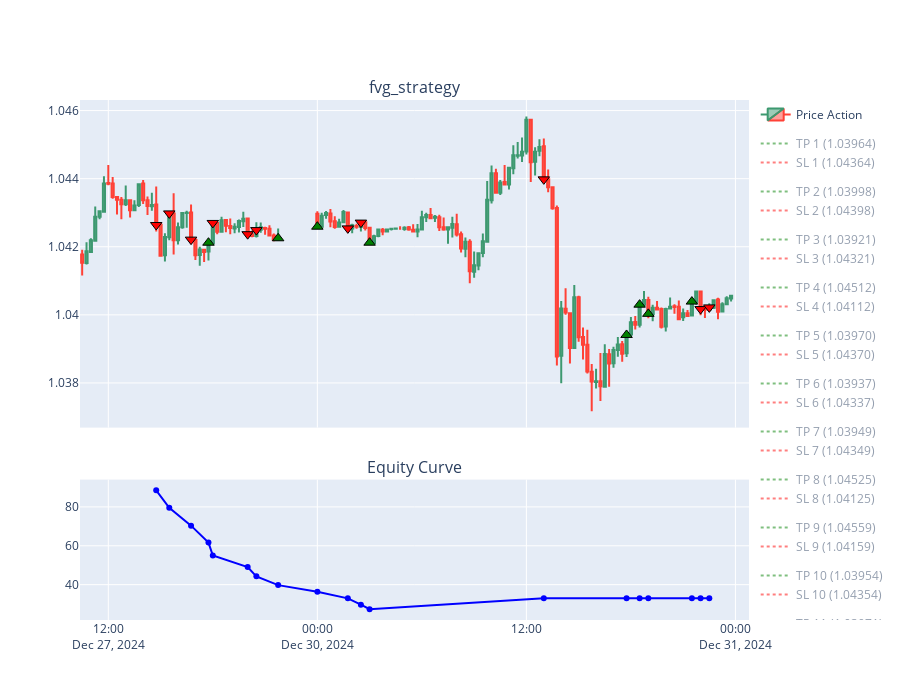

Notebook code cell kept with this figure:
### Code cell
fig

### Figure 1 — Plotly figure (JSON) as saved in the notebook; plotly's stock layout.template omitted (floating-point values rounded to 4 significant figures; data arrays with more than 128 entries replaced by an {"elided": "..."} marker saying what was removed)
{"data": [{"close": {"elided": "150 float values"}, "high": {"elided": "150 float values"}, "low": {"elided": "150 float values"}, "name": "Price Action", "open": {"elided": "150 float values"}, "type": "candlestick", "x": {"elided": "150 str values"}, "xaxis": "x", "yaxis": "y"}, {"hoverinfo": "text", "marker": {"color": "red", "line": {"color": "black", "width": 1}, "size": 10, "symbol": "triangle-down"}, "mode": "markers", "name": "Short Entry", "showlegend": false, "text": "Short 1 entry at 1.04264\nTP: 1.03964\nSL: 1.04364", "type": "scatter", "x": ["2024-12-27 14:45:00"], "xaxis": "x", "y": [1.043], "yaxis": "y"}, {"legendgroup": "trade_0", "line": {"color": "green", "dash": "dot", "width": 2}, "mode": "lines", "name": "TP 1 (1.03964)", "showlegend": true, "type": "scatter", "visible": "legendonly", "x": ["2024-12-27 10:30:00", "2024-12-30 23:45:00"], "xaxis": "x", "y": [1.04, 1.04], "yaxis": "y"}, {"legendgroup": "trade_0", "line": {"color": "red", "dash": "dot", "width": 2}, "mode": "lines", "name": "SL 1 (1.04364)", "showlegend": true, "type": "scatter", "visible": "legendonly", "x": ["2024-12-27 10:30:00", "2024-12-30 23:45:00"], "xaxis": "x", "y": [1.044, 1.044], "yaxis": "y"}, {"hoverinfo": "text", "marker": {"color": "red", "line": {"color": "black", "width": 1}, "size": 10, "symbol": "triangle-down"}, "mode": "markers", "name": "Short Entry", "showlegend": false, "text": "Short 2 entry at 1.04298\nTP: 1.03998\nSL: 1.04398", "type": "scatter", "x": ["2024-12-27 15:30:00"], "xaxis": "x", "y": [1.043], "yaxis": "y"}, {"legendgroup": "trade_1", "line": {"color": "green", "dash": "dot", "width": 2}, "mode": "lines", "name": "TP 2 (1.03998)", "showlegend": true, "type": "scatter", "visible": "legendonly", "x": ["2024-12-27 10:30:00", "2024-12-30 23:45:00"], "xaxis": "x", "y": [1.04, 1.04], "yaxis": "y"}, {"legendgroup": "trade_1", "line": {"color": "red", "dash": "dot", "width": 2}, "mode": "lines", "name": "SL 2 (1.04398)", "showlegend": true, "type": "scatter", "visible": "legendonly", "x": ["2024-12-27 10:30:00", "2024-12-30 23:45:00"], "xaxis": "x", "y": [1.044, 1.044], "yaxis": "y"}, {"hoverinfo": "text", "marker": {"color": "red", "line": {"color": "black", "width": 1}, "size": 10, "symbol": "triangle-down"}, "mode": "markers", "name": "Short Entry", "showlegend": false, "text": "Short 3 entry at 1.04221\nTP: 1.03921\nSL: 1.04321", "type": "scatter", "x": ["2024-12-27 16:45:00"], "xaxis": "x", "y": [1.042], "yaxis": "y"}, {"legendgroup": "trade_2", "line": {"color": "green", "dash": "dot", "width": 2}, "mode": "lines", "name": "TP 3 (1.03921)", "showlegend": true, "type": "scatter", "visible": "legendonly", "x": ["2024-12-27 10:30:00", "2024-12-30 23:45:00"], "xaxis": "x", "y": [1.039, 1.039], "yaxis": "y"}, {"legendgroup": "trade_2", "line": {"color": "red", "dash": "dot", "width": 2}, "mode": "lines", "name": "SL 3 (1.04321)", "showlegend": true, "type": "scatter", "visible": "legendonly", "x": ["2024-12-27 10:30:00", "2024-12-30 23:45:00"], "xaxis": "x", "y": [1.043, 1.043], "yaxis": "y"}, {"hoverinfo": "text", "marker": {"color": "green", "line": {"color": "black", "width": 1}, "size": 10, "symbol": "triangle-up"}, "mode": "markers", "name": "Long Entry", "showlegend": false, "text": "Long 4 entry at 1.04212\nTP: 1.04512\nSL: 1.04112", "type": "scatter", "x": ["2024-12-27 17:45:00"], "xaxis": "x", "y": [1.042], "yaxis": "y"}, {"legendgroup": "trade_3", "line": {"color": "green", "dash": "dot", "width": 2}, "mode": "lines", "name": "TP 4 (1.04512)", "showlegend": true, "type": "scatter", "visible": "legendonly", "x": ["2024-12-27 10:30:00", "2024-12-30 23:45:00"], "xaxis": "x", "y": [1.045, 1.045], "yaxis": "y"}, {"legendgroup": "trade_3", "line": {"color": "red", "dash": "dot", "width": 2}, "mode": "lines", "name": "SL 4 (1.04112)", "showlegend": true, "type": "scatter", "visible": "legendonly", "x": ["2024-12-27 10:30:00", "2024-12-30 23:45:00"], "xaxis": "x", "y": [1.041, 1.041], "yaxis": "y"}, {"hoverinfo": "text", "marker": {"color": "red", "line": {"color": "black", "width": 1}, "size": 10, "symbol": "triangle-down"}, "mode": "markers", "name": "Short Entry", "showlegend": false, "text": "Short 5 entry at 1.04270\nTP: 1.03970\nSL: 1.04370", "type": "scatter", "x": ["2024-12-27 18:00:00"], "xaxis": "x", "y": [1.043], "yaxis": "y"}, {"legendgroup": "trade_4", "line": {"color": "green", "dash": "dot", "width": 2}, "mode": "lines", "name": "TP 5 (1.03970)", "showlegend": true, "type": "scatter", "visible": "legendonly", "x": ["2024-12-27 10:30:00", "2024-12-30 23:45:00"], "xaxis": "x", "y": [1.04, 1.04], "yaxis": "y"}, {"legendgroup": "trade_4", "line": {"color": "red", "dash": "dot", "width": 2}, "mode": "lines", "name": "SL 5 (1.04370)", "showlegend": true, "type": "scatter", "visible": "legendonly", "x": ["2024-12-27 10:30:00", "2024-12-30 23:45:00"], "xaxis": "x", "y": [1.044, 1.044], "yaxis": "y"}, {"hoverinfo": "text", "marker": {"color": "red", "line": {"color": "black", "width": 1}, "size": 10, "symbol": "triangle-down"}, "mode": "markers", "name": "Short Entry", "showlegend": false, "text": "Short 6 entry at 1.04237\nTP: 1.03937\nSL: 1.04337", "type": "scatter", "x": ["2024-12-27 20:00:00"], "xaxis": "x", "y": [1.042], "yaxis": "y"}, {"legendgroup": "trade_5", "line": {"color": "green", "dash": "dot", "width": 2}, "mode": "lines", "name": "TP 6 (1.03937)", "showlegend": true, "type": "scatter", "visible": "legendonly", "x": ["2024-12-27 10:30:00", "2024-12-30 23:45:00"], "xaxis": "x", "y": [1.039, 1.039], "yaxis": "y"}, {"legendgroup": "trade_5", "line": {"color": "red", "dash": "dot", "width": 2}, "mode": "lines", "name": "SL 6 (1.04337)", "showlegend": true, "type": "scatter", "visible": "legendonly", "x": ["2024-12-27 10:30:00", "2024-12-30 23:45:00"], "xaxis": "x", "y": [1.043, 1.043], "yaxis": "y"}, {"hoverinfo": "text", "marker": {"color": "red", "line": {"color": "black", "width": 1}, "size": 10, "symbol": "triangle-down"}, "mode": "markers", "name": "Short Entry", "showlegend": false, "text": "Short 7 entry at 1.04249\nTP: 1.03949\nSL: 1.04349", "type": "scatter", "x": ["2024-12-27 20:30:00"], "xaxis": "x", "y": [1.042], "yaxis": "y"}, {"legendgroup": "trade_6", "line": {"color": "green", "dash": "dot", "width": 2}, "mode": "lines", "name": "TP 7 (1.03949)", "showlegend": true, "type": "scatter", "visible": "legendonly", "x": ["2024-12-27 10:30:00", "2024-12-30 23:45:00"], "xaxis": "x", "y": [1.039, 1.039], "yaxis": "y"}, {"legendgroup": "trade_6", "line": {"color": "red", "dash": "dot", "width": 2}, "mode": "lines", "name": "SL 7 (1.04349)", "showlegend": true, "type": "scatter", "visible": "legendonly", "x": ["2024-12-27 10:30:00", "2024-12-30 23:45:00"], "xaxis": "x", "y": [1.043, 1.043], "yaxis": "y"}, {"hoverinfo": "text", "marker": {"color": "green", "line": {"color": "black", "width": 1}, "size": 10, "symbol": "triangle-up"}, "mode": "markers", "name": "Long Entry", "showlegend": false, "text": "Long 8 entry at 1.04225\nTP: 1.04525\nSL: 1.04125", "type": "scatter", "x": ["2024-12-27 21:45:00"], "xaxis": "x", "y": [1.042], "yaxis": "y"}, {"legendgroup": "trade_7", "line": {"color": "green", "dash": "dot", "width": 2}, "mode": "lines", "name": "TP 8 (1.04525)", "showlegend": true, "type": "scatter", "visible": "legendonly", "x": ["2024-12-27 10:30:00", "2024-12-30 23:45:00"], "xaxis": "x", "y": [1.045, 1.045], "yaxis": "y"}, {"legendgroup": "trade_7", "line": {"color": "red", "dash": "dot", "width": 2}, "mode": "lines", "name": "SL 8 (1.04125)", "showlegend": true, "type": "scatter", "visible": "legendonly", "x": ["2024-12-27 10:30:00", "2024-12-30 23:45:00"], "xaxis": "x", "y": [1.041, 1.041], "yaxis": "y"}, {"hoverinfo": "text", "marker": {"color": "green", "line": {"color": "black", "width": 1}, "size": 10, "symbol": "triangle-up"}, "mode": "markers", "name": "Long Entry", "showlegend": false, "text": "Long 9 entry at 1.04259\nTP: 1.04559\nSL: 1.04159", "type": "scatter", "x": ["2024-12-30 00:00:00"], "xaxis": "x", "y": [1.043], "yaxis": "y"}, {"legendgroup": "trade_8", "line": {"color": "green", "dash": "dot", "width": 2}, "mode": "lines", "name": "TP 9 (1.04559)", "showlegend": true, "type": "scatter", "visible": "legendonly", "x": ["2024-12-27 10:30:00", "2024-12-30 23:45:00"], "xaxis": "x", "y": [1.046, 1.046], "yaxis": "y"}, {"legendgroup": "trade_8", "line": {"color": "red", "dash": "dot", "width": 2}, "mode": "lines", "name": "SL 9 (1.04159)", "showlegend": true, "type": "scatter", "visible": "legendonly", "x": ["2024-12-27 10:30:00", "2024-12-30 23:45:00"], "xaxis": "x", "y": [1.042, 1.042], "yaxis": "y"}, {"hoverinfo": "text", "marker": {"color": "red", "line": {"color": "black", "width": 1}, "size": 10, "symbol": "triangle-down"}, "mode": "markers", "name": "Short Entry", "showlegend": false, "text": "Short 10 entry at 1.04254\nTP: 1.03954\nSL: 1.04354", "type": "scatter", "x": ["2024-12-30 01:45:00"], "xaxis": "x", "y": [1.043], "yaxis": "y"}, {"legendgroup": "trade_9", "line": {"color": "green", "dash": "dot", "width": 2}, "mode": "lines", "name": "TP 10 (1.03954)", "showlegend": true, "type": "scatter", "visible": "legendonly", "x": ["2024-12-27 10:30:00", "2024-12-30 23:45:00"], "xaxis": "x", "y": [1.04, 1.04], "yaxis": "y"}, {"legendgroup": "trade_9", "line": {"color": "red", "dash": "dot", "width": 2}, "mode": "lines", "name": "SL 10 (1.04354)", "showlegend": true, "type": "scatter", "visible": "legendonly", "x": ["2024-12-27 10:30:00", "2024-12-30 23:45:00"], "xaxis": "x", "y": [1.044, 1.044], "yaxis": "y"}, {"hoverinfo": "text", "marker": {"color": "red", "line": {"color": "black", "width": 1}, "size": 10, "symbol": "triangle-down"}, "mode": "markers", "name": "Short Entry", "showlegend": false, "text": "Short 11 entry at 1.04271\nTP: 1.03971\nSL: 1.04371", "type": "scatter", "x": ["2024-12-30 02:30:00"], "xaxis": "x", "y": [1.043], "yaxis": "y"}, {"legendgroup": "trade_10", "line": {"color": "green", "dash": "dot", "width": 2}, "mode": "lines", "name": "TP 11 (1.03971)", "showlegend": true, "type": "scatter", "visible": "legendonly", "x": ["2024-12-27 10:30:00", "2024-12-30 23:45:00"], "xaxis": "x", "y": [1.04, 1.04], "yaxis": "y"}, {"legendgroup": "trade_10", "line": {"color": "red", "dash": "dot", "width": 2}, "mode": "lines", "name": "SL 11 (1.04371)", "showlegend": true, "type": "scatter", "visible": "legendonly", "x": ["2024-12-27 10:30:00", "2024-12-30 23:45:00"], "xaxis": "x", "y": [1.044, 1.044], "yaxis": "y"}, {"hoverinfo": "text", "marker": {"color": "green", "line": {"color": "black", "width": 1}, "size": 10, "symbol": "triangle-up"}, "mode": "markers", "name": "Long Entry", "showlegend": false, "text": "Long 12 entry at 1.04212\nTP: 1.04512\nSL: 1.04112", "type": "scatter", "x": ["2024-12-30 03:00:00"], "xaxis": "x", "y": [1.042], "yaxis": "y"}, {"legendgroup": "trade_11", "line": {"color": "green", "dash": "dot", "width": 2}, "mode": "lines", "name": "TP 12 (1.04512)", "showlegend": true, "type": "scatter", "visible": "legendonly", "x": ["2024-12-27 10:30:00", "2024-12-30 23:45:00"], "xaxis": "x", "y": [1.045, 1.045], "yaxis": "y"}, {"legendgroup": "trade_11", "line": {"color": "red", "dash": "dot", "width": 2}, "mode": "lines", "name": "SL 12 (1.04112)", "showlegend": true, "type": "scatter", "visible": "legendonly", "x": ["2024-12-27 10:30:00", "2024-12-30 23:45:00"], "xaxis": "x", "y": [1.041, 1.041], "yaxis": "y"}, {"hoverinfo": "text", "marker": {"color": "red", "line": {"color": "black", "width": 1}, "size": 10, "symbol": "triangle-down"}, "mode": "markers", "name": "Short Entry", "showlegend": false, "text": "Short 13 entry at 1.04398\nTP: 1.04098\nSL: 1.04498", "type": "scatter", "x": ["2024-12-30 13:00:00"], "xaxis": "x", "y": [1.044], "yaxis": "y"}, {"legendgroup": "trade_12", "line": {"color": "green", "dash": "dot", "width": 2}, "mode": "lines", "name": "TP 13 (1.04098)", "showlegend": true, "type": "scatter", "visible": "legendonly", "x": ["2024-12-27 10:30:00", "2024-12-30 23:45:00"], "xaxis": "x", "y": [1.041, 1.041], "yaxis": "y"}, {"legendgroup": "trade_12", "line": {"color": "red", "dash": "dot", "width": 2}, "mode": "lines", "name": "SL 13 (1.04498)", "showlegend": true, "type": "scatter", "visible": "legendonly", "x": ["2024-12-27 10:30:00", "2024-12-30 23:45:00"], "xaxis": "x", "y": [1.045, 1.045], "yaxis": "y"}, {"hoverinfo": "text", "marker": {"color": "green", "line": {"color": "black", "width": 1}, "size": 10, "symbol": "triangle-up"}, "mode": "markers", "name": "Long Entry", "showlegend": false, "text": "Long 14 entry at 1.03941\nTP: 1.04241\nSL: 1.03841", "type": "scatter", "x": ["2024-12-30 17:45:00"], "xaxis": "x", "y": [1.039], "yaxis": "y"}, {"legendgroup": "trade_13", "line": {"color": "green", "dash": "dot", "width": 2}, "mode": "lines", "name": "TP 14 (1.04241)", "showlegend": true, "type": "scatter", "visible": "legendonly", "x": ["2024-12-27 10:30:00", "2024-12-30 23:45:00"], "xaxis": "x", "y": [1.042, 1.042], "yaxis": "y"}, {"legendgroup": "trade_13", "line": {"color": "red", "dash": "dot", "width": 2}, "mode": "lines", "name": "SL 14 (1.03841)", "showlegend": true, "type": "scatter", "visible": "legendonly", "x": ["2024-12-27 10:30:00", "2024-12-30 23:45:00"], "xaxis": "x", "y": [1.038, 1.038], "yaxis": "y"}, {"hoverinfo": "text", "marker": {"color": "green", "line": {"color": "black", "width": 1}, "size": 10, "symbol": "triangle-up"}, "mode": "markers", "name": "Long Entry", "showlegend": false, "text": "Long 15 entry at 1.04030\nTP: 1.04330\nSL: 1.03930", "type": "scatter", "x": ["2024-12-30 18:30:00"], "xaxis": "x", "y": [1.04], "yaxis": "y"}, {"legendgroup": "trade_14", "line": {"color": "green", "dash": "dot", "width": 2}, "mode": "lines", "name": "TP 15 (1.04330)", "showlegend": true, "type": "scatter", "visible": "legendonly", "x": ["2024-12-27 10:30:00", "2024-12-30 23:45:00"], "xaxis": "x", "y": [1.043, 1.043], "yaxis": "y"}, {"legendgroup": "trade_14", "line": {"color": "red", "dash": "dot", "width": 2}, "mode": "lines", "name": "SL 15 (1.03930)", "showlegend": true, "type": "scatter", "visible": "legendonly", "x": ["2024-12-27 10:30:00", "2024-12-30 23:45:00"], "xaxis": "x", "y": [1.039, 1.039], "yaxis": "y"}, {"hoverinfo": "text", "marker": {"color": "green", "line": {"color": "black", "width": 1}, "size": 10, "symbol": "triangle-up"}, "mode": "markers", "name": "Long Entry", "showlegend": false, "text": "Long 16 entry at 1.04003\nTP: 1.04303\nSL: 1.03903", "type": "scatter", "x": ["2024-12-30 19:00:00"], "xaxis": "x", "y": [1.04], "yaxis": "y"}, {"legendgroup": "trade_15", "line": {"color": "green", "dash": "dot", "width": 2}, "mode": "lines", "name": "TP 16 (1.04303)", "showlegend": true, "type": "scatter", "visible": "legendonly", "x": ["2024-12-27 10:30:00", "2024-12-30 23:45:00"], "xaxis": "x", "y": [1.043, 1.043], "yaxis": "y"}, {"legendgroup": "trade_15", "line": {"color": "red", "dash": "dot", "width": 2}, "mode": "lines", "name": "SL 16 (1.03903)", "showlegend": true, "type": "scatter", "visible": "legendonly", "x": ["2024-12-27 10:30:00", "2024-12-30 23:45:00"], "xaxis": "x", "y": [1.039, 1.039], "yaxis": "y"}, {"hoverinfo": "text", "marker": {"color": "green", "line": {"color": "black", "width": 1}, "size": 10, "symbol": "triangle-up"}, "mode": "markers", "name": "Long Entry", "showlegend": false, "text": "Long 17 entry at 1.04039\nTP: 1.04339\nSL: 1.03939", "type": "scatter", "x": ["2024-12-30 21:30:00"], "xaxis": "x", "y": [1.04], "yaxis": "y"}, {"legendgroup": "trade_16", "line": {"color": "green", "dash": "dot", "width": 2}, "mode": "lines", "name": "TP 17 (1.04339)", "showlegend": true, "type": "scatter", "visible": "legendonly", "x": ["2024-12-27 10:30:00", "2024-12-30 23:45:00"], "xaxis": "x", "y": [1.043, 1.043], "yaxis": "y"}, {"legendgroup": "trade_16", "line": {"color": "red", "dash": "dot", "width": 2}, "mode": "lines", "name": "SL 17 (1.03939)", "showlegend": true, "type": "scatter", "visible": "legendonly", "x": ["2024-12-27 10:30:00", "2024-12-30 23:45:00"], "xaxis": "x", "y": [1.039, 1.039], "yaxis": "y"}, {"hoverinfo": "text", "marker": {"color": "red", "line": {"color": "black", "width": 1}, "size": 10, "symbol": "triangle-down"}, "mode": "markers", "name": "Short Entry", "showlegend": false, "text": "Short 18 entry at 1.04017\nTP: 1.03717\nSL: 1.04117", "type": "scatter", "x": ["2024-12-30 22:00:00"], "xaxis": "x", "y": [1.04], "yaxis": "y"}, {"legendgroup": "trade_17", "line": {"color": "green", "dash": "dot", "width": 2}, "mode": "lines", "name": "TP 18 (1.03717)", "showlegend": true, "type": "scatter", "visible": "legendonly", "x": ["2024-12-27 10:30:00", "2024-12-30 23:45:00"], "xaxis": "x", "y": [1.037, 1.037], "yaxis": "y"}, {"legendgroup": "trade_17", "line": {"color": "red", "dash": "dot", "width": 2}, "mode": "lines", "name": "SL 18 (1.04117)", "showlegend": true, "type": "scatter", "visible": "legendonly", "x": ["2024-12-27 10:30:00", "2024-12-30 23:45:00"], "xaxis": "x", "y": [1.041, 1.041], "yaxis": "y"}, {"hoverinfo": "text", "marker": {"color": "red", "line": {"color": "black", "width": 1}, "size": 10, "symbol": "triangle-down"}, "mode": "markers", "name": "Short Entry", "showlegend": false, "text": "Short 19 entry at 1.04022\nTP: 1.03722\nSL: 1.04122", "type": "scatter", "x": ["2024-12-30 22:30:00"], "xaxis": "x", "y": [1.04], "yaxis": "y"}, {"legendgroup": "trade_18", "line": {"color": "green", "dash": "dot", "width": 2}, "mode": "lines", "name": "TP 19 (1.03722)", "showlegend": true, "type": "scatter", "visible": "legendonly", "x": ["2024-12-27 10:30:00", "2024-12-30 23:45:00"], "xaxis": "x", "y": [1.037, 1.037], "yaxis": "y"}, {"legendgroup": "trade_18", "line": {"color": "red", "dash": "dot", "width": 2}, "mode": "lines", "name": "SL 19 (1.04122)", "showlegend": true, "type": "scatter", "visible": "legendonly", "x": ["2024-12-27 10:30:00", "2024-12-30 23:45:00"], "xaxis": "x", "y": [1.041, 1.041], "yaxis": "y"}, {"line": {"color": "blue"}, "mode": "lines+markers", "name": "Equity Curve", "type": "scatter", "x": ["2024-12-27 14:45:00", "2024-12-27 15:30:00", "2024-12-27 16:45:00", "2024-12-27 17:45:00", "2024-12-27 18:00:00", "2024-12-27 20:00:00", "2024-12-27 20:30:00", "2024-12-27 21:45:00", "2024-12-30 00:00:00", "2024-12-30 01:45:00", "2024-12-30 02:30:00", "2024-12-30 03:00:00", "2024-12-30 13:00:00", "2024-12-30 17:45:00", "2024-12-30 18:30:00", "2024-12-30 19:00:00", "2024-12-30 21:30:00", "2024-12-30 22:00:00", "2024-12-30 22:30:00"], "xaxis": "x2", "y": [88.52, 79.55, 70.37, 61.67, 55.02, 49.04, 44.29, 39.77, 36.38, 32.97, 29.68, 27.36, 32.97, 32.97, 32.97, 32.97, 32.97, 32.97, 32.97], "yaxis": "y2"}], "layout": {"annotations": [{"font": {"size": 16}, "showarrow": false, "text": "fvg_strategy", "x": 0.5, "xanchor": "center", "xref": "paper", "y": 1, "yanchor": "bottom", "yref": "paper"}, {"font": {"size": 16}, "showarrow": false, "text": "Equity Curve", "x": 0.5, "xanchor": "center", "xref": "paper", "y": 0.27, "yanchor": "bottom", "yref": "paper"}], "height": 700, "hovermode": "closest", "legend": {"orientation": "v", "x": 1.01, "xanchor": "left", "y": 1, "yanchor": "top"}, "width": 900, "xaxis": {"anchor": "y", "autorange": true, "domain": [0, 1], "matches": "x2", "range": ["2024-12-27 10:22:30", "2024-12-31 00:47:13.6851"], "rangebreaks": [{"bounds": ["sat", "mon"]}], "rangeslider": {"visible": false, "yaxis": {}}, "showticklabels": false, "type": "date"}, "xaxis2": {"anchor": "y2", "autorange": true, "domain": [0, 1], "range": ["2024-12-27 10:22:30", "2024-12-31 00:47:13.6851"], "type": "date"}, "yaxis": {"anchor": "x", "autorange": true, "domain": [0.37, 1], "range": [1.037, 1.046], "type": "linear"}, "yaxis2": {"anchor": "x2", "autorange": true, "domain": [0, 0.27], "range": [21.82, 94.06], "type": "linear"}}}
